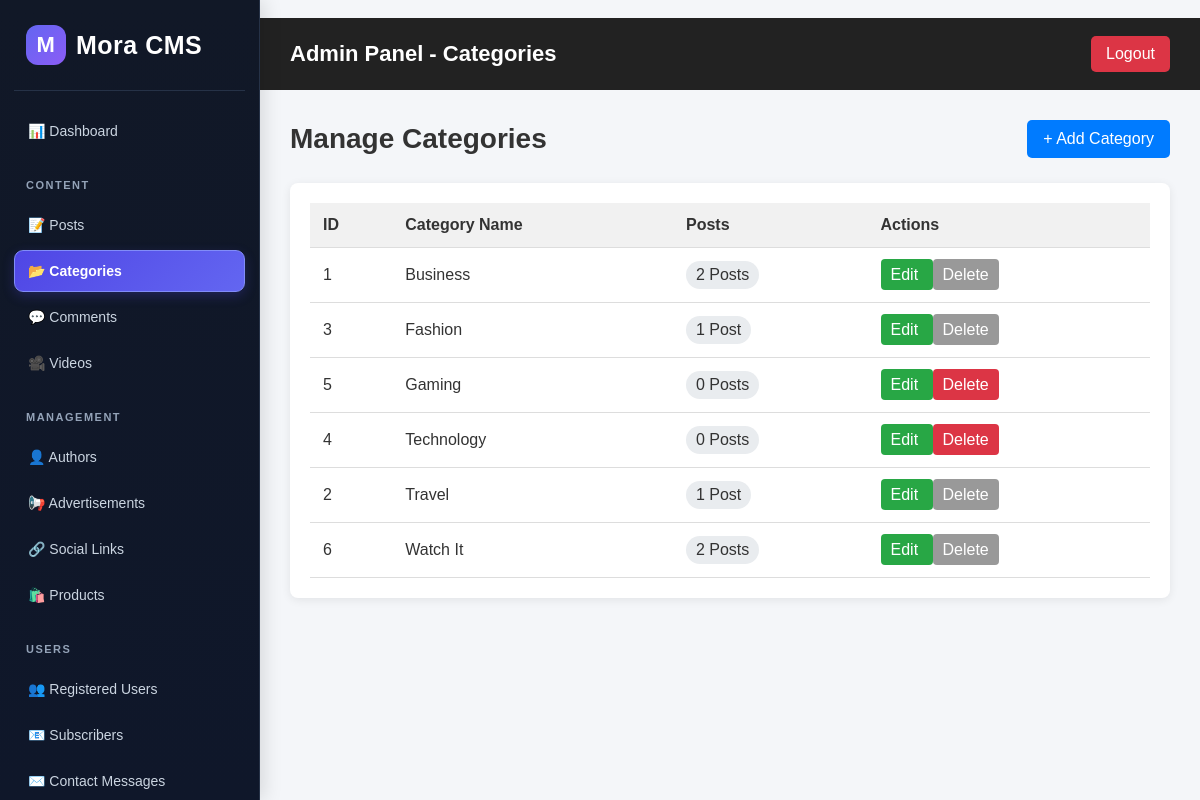
Page /admin/categories/index.php (signed in) on the committed database.
### tables this page shows
CREATE TABLE `categories` (
  `id` int(11) NOT NULL AUTO_INCREMENT,
  `name` varchar(100) NOT NULL,
  `slug` varchar(100) NOT NULL,
  PRIMARY KEY (`id`)
);

### admin/categories/index.php (the view, shortened to what this page needs)
<?php
include "../../includes/db.php";
$query = "
    SELECT
        c.id,
        c.name,
        COUNT(p.id) AS post_count
    FROM categories c
    LEFT JOIN posts p
        ON c.id = p.category_id
    GROUP BY c.id, c.name
    ORDER BY c.name ASC
";
$result = mysqli_query($conn, $query);
?>
<!DOCTYPE html>
<html lang="en">
<head>
</head>
<body>
<?php include __DIR__ . '/../sidebar.php'; ?>
<div class="topbar">
    <h2>Admin Panel - Categories</h2>
    <a href="../logout.php">Logout</a>
</div>
<div class="container">
    <div class="header">
        <h1>Manage Categories</h1>
        <a
            href="create.php"
            class="add-btn"
        >
            + Add Category
        </a>
    </div>
    <div class="table-box">
        <table>
            <thead>
                <tr>
                    <th>ID</th>
                    <th>Category Name</th>
                    <th>Posts</th>
                    <th>Actions</th>
                </tr>
            </thead>
            <tbody>
            <?php if (mysqli_num_rows($result) > 0): ?>
                <?php while ($category = mysqli_fetch_assoc($result)): ?>
                    <tr>
                        <td>
                            <?php echo $category['id']; ?>
                        </td>
                        <td>
                            <?php echo htmlspecialchars($category['name']); ?>
                        </td>
                        <td>
                            <span class="count">
                                <?php echo $category['post_count']; ?>
                                <?php
                                echo ($category['post_count'] == 1)
                                    ? ' Post'
                                    : ' Posts';
                                ?>
                            </span>
                        </td>
                        <td>
                            <a
                                href="edit.php?id=<?php echo $category['id']; ?>"
                                class="edit-btn"
                            >
                                Edit
                            </a>
                            <?php if ($category['post_count'] == 0): ?>
                                <a
                                    href="delete.php?id=<?php echo $category['id']; ?>"
                                    class="delete-btn"
                                    onclick="return confirm('Are you sure you want to delete this category?');"
                                >
                                    Delete
                                </a>
                            <?php else: ?>
                                <span class="disabled-btn">
                                    Delete
                                </span>
                            <?php endif; ?>
                        </td>
                    </tr>
                <?php endwhile; ?>
            <?php endif; ?>
            </tbody>
        </table>
    </div>
</div>
</body>
</html>

### admin/categories/index.php (style rules this page uses)
* { box-sizing: border-box; margin: 0; padding: 0; font-family: Arial, sans-serif; }
body { background: #f4f6f9; color: #333; }
.topbar { background: #222; color: white; padding: 18px 30px; display: flex; margin-left: 260px; justify-content: space-between; align-items: center; }
.topbar h2 { font-size: 22px; }
.topbar a { color: white; text-decoration: none; background: #dc3545; padding: 9px 15px; border-radius: 5px; }
.container { margin-left: 260px; padding: 30px; }
.header { display: flex; justify-content: space-between; align-items: center; margin-bottom: 25px; }
.header h1 { font-size: 28px; }
.add-btn { background: #007bff; color: white; text-decoration: none; padding: 10px 16px; border-radius: 5px; }
.table-box { background: white; padding: 20px; border-radius: 8px; box-shadow: 0 2px 10px rgba(0, 0, 0, 0.08); overflow-x: auto; }
table { width: 100%; border-collapse: collapse; }
th, td { padding: 13px; border-bottom: 1px solid #ddd; text-align: left; }
th { background: #f1f1f1; }
.count { display: inline-block; background: #e9ecef; padding: 5px 10px; border-radius: 15px; }
.edit-btn { background: #28a745; color: white; text-decoration: none; padding: 7px 10px; border-radius: 4px; }
.delete-btn { background: #dc3545; color: white; text-decoration: none; padding: 7px 10px; border-radius: 4px; }
.disabled-btn { background: #999; color: white; padding: 7px 10px; border-radius: 4px; cursor: not-allowed; }

### rows in the picture
categories: id "1", name "Business", post_count "2", shows "Posts", shows "Delete"
categories: id "3", name "Fashion", post_count "1", shows "Post", shows "Delete"
categories: id "5", name "Gaming", post_count "0", shows "Posts"
categories: id "4", name "Technology", post_count "0", shows "Posts"
categories: id "2", name "Travel", post_count "1", shows "Post", shows "Delete"
categories: id "6", name "Watch It", post_count "2", shows "Posts", shows "Delete"
